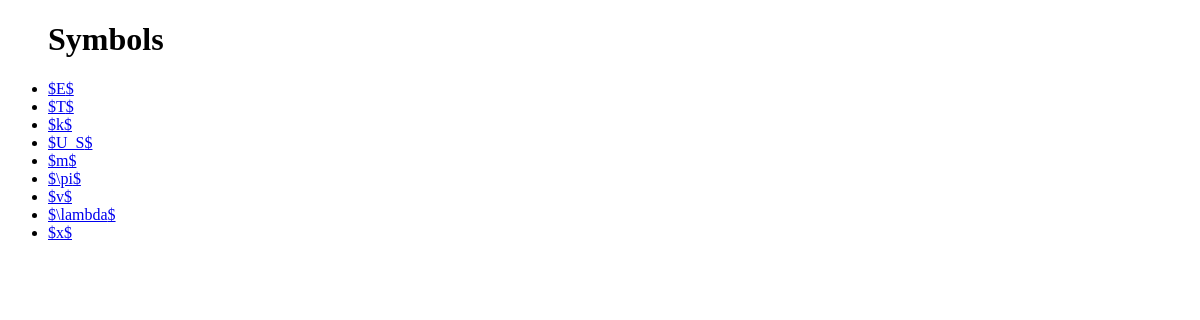
The app's page /per/symbols/, older data.
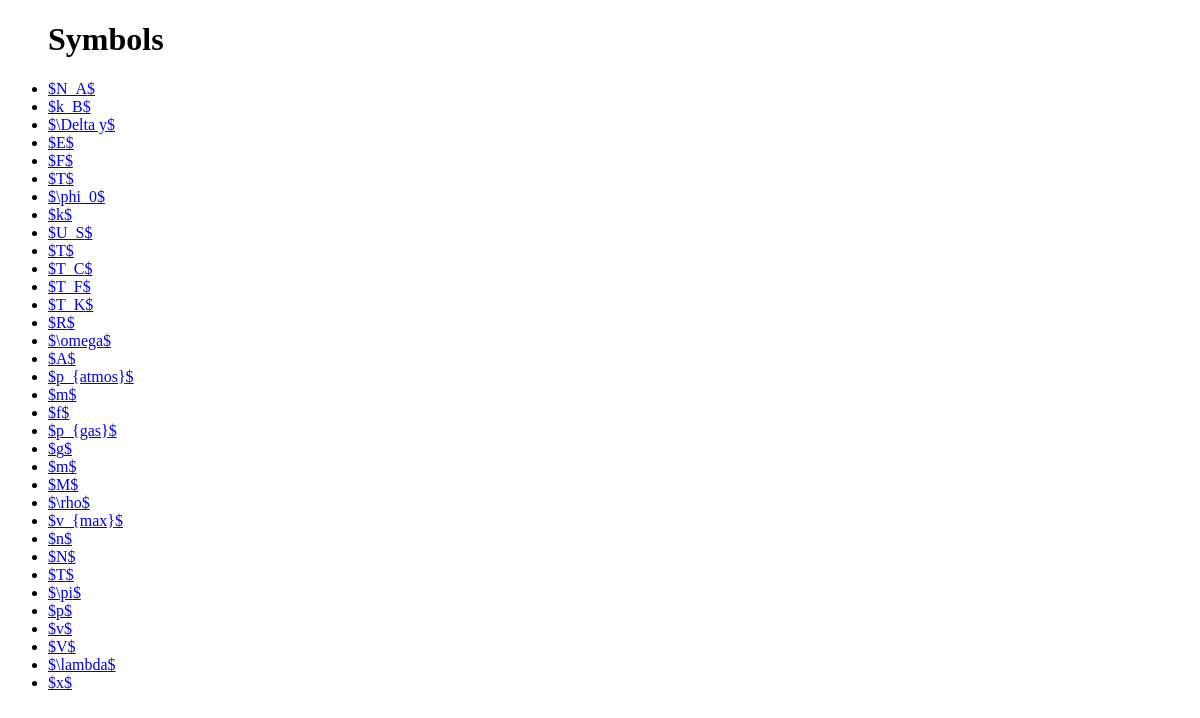
The same page, newer data.
### per/models.py (models this page shows, shortened)
class Symbol(models.Model):
    symbol = models.CharField(max_length=50)
    name = models.CharField(max_length=100)
    constant = models.BooleanField(default=False)
    class Meta:
    	ordering = ('name',)

### per/views.py (the view)
# urls.py: url(r'^symbols/(?P<per_id>\d+)/$', views.symDetail, name='symDetail'),
def symbols(request):
    symbol_list = Symbol.objects.order_by('name')
    context = {'symbol_list': symbol_list}
    return render(request, 'per/symbols.html', context)

### per/templates/per/symbols.html (shortened to what this page needs)
<!DOCTYPE html>
<html>
	<head>
	{% load staticfiles %}
	</head>
	<body>
		{% if symbol_list %}
    		<ul>
    		<h1>Symbols</h1>
    		{% for sym in symbol_list %}
        		<li><a href="{% url 'symDetail' sym.id %}">${{ sym.symbol }}$</a></li>
		    {% endfor %}
    		</ul>
		{% else %}
    		<p>No symbols are available.</p>
		{% endif %}
	</body>
</html>

Row changes from the older to the newer data that the page shows:
added Symbol: symbol "N_A"
added Symbol: symbol "k_B"
added Symbol: symbol "\\Delta y"
added Symbol: symbol "F"
added Symbol: symbol "\\phi_0"
added Symbol: symbol "T"
added Symbol: symbol "T_C"
added Symbol: symbol "T_F"
added Symbol: symbol "T_K"
added Symbol: symbol "R"
added Symbol: symbol "\\omega"
added Symbol: symbol "A"
added Symbol: symbol "p_{atmos}"
added Symbol: symbol "m"
added Symbol: symbol "f"
added Symbol: symbol "p_{gas}"
added Symbol: symbol "g"
added Symbol: symbol "M"
added Symbol: symbol "\\rho"
added Symbol: symbol "v_{max}"
added Symbol: symbol "n"
added Symbol: symbol "N"
added Symbol: symbol "T"
added Symbol: symbol "p"
added Symbol: symbol "V"
